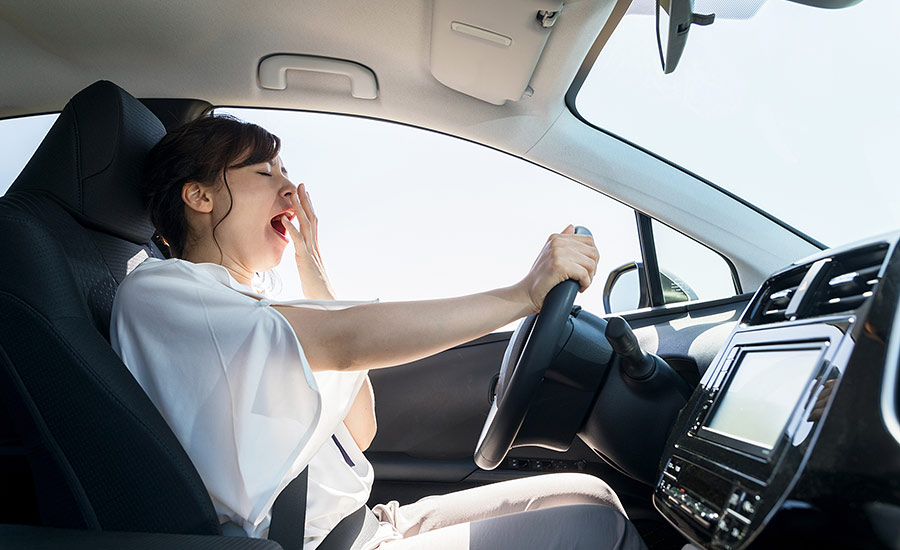
#> input picture ISHN0619_C3_pic.jpg, 900 x 550 px; its folder holds only this picture in this run
$ python -i train_model_sklearn.py   (imports and definitions only)   (older library calls are emulated)
#> lines starting #> are read from the running program, lines starting #| are printed output that depends on the picture
#> further down, picture is the input picture: shape (550, 900, 3); mean B, G, R 137.4, 134.5, 131.1
# Training script using scikit-learn (simpler alternative)
import numpy as np
import os
import json
import cv2
import pickle
from sklearn.ensemble import RandomForestClassifier, GradientBoostingClassifier
from sklearn.preprocessing import StandardScaler
from sklearn.pipeline import Pipeline

def preprocess_eye_image(img, image_size=(86, 86)):
    """Preprocess eye image with CLAHE enhancement"""
    img = cv2.resize(img, image_size)
    lab = cv2.cvtColor(img, cv2.COLOR_BGR2LAB)
    l_channel, a_channel, b_channel = cv2.split(lab)
    clahe = cv2.createCLAHE(clipLimit=2.0, tileGridSize=(8, 8))
    l_channel = clahe.apply(l_channel)
    lab = cv2.merge((l_channel, a_channel, b_channel))
    return cv2.cvtColor(lab, cv2.COLOR_LAB2BGR)

def extract_features(img):
    """Extract advanced features: color histogram, edges, textures, and statistics"""
    gray = cv2.cvtColor(img, cv2.COLOR_BGR2GRAY)
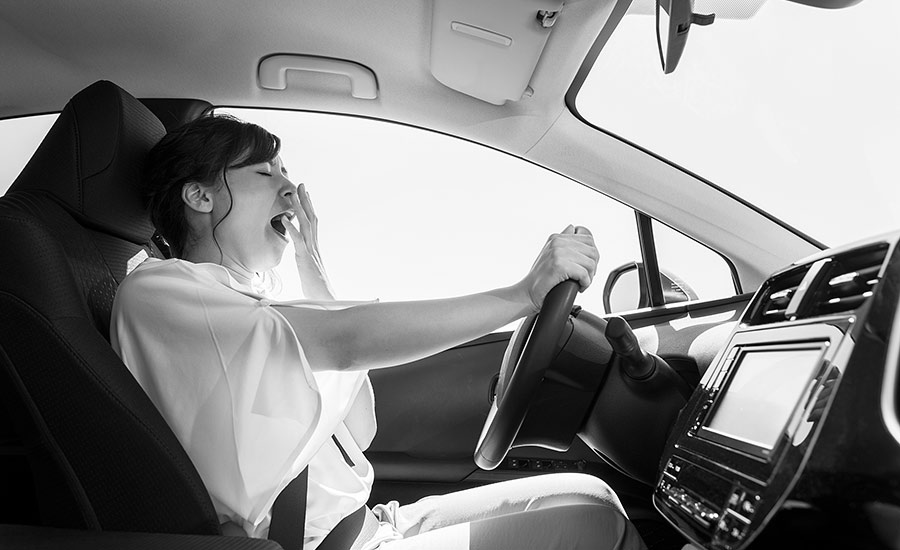
#> gray: shape (550, 900); min 0, max 255, mean 133.8

    # 1. Color histogram features (per channel)
    hist_b = cv2.calcHist([img], [0], None, [16], [0, 256])
#> hist_b = [27609, 68240, 39612, 19721, 22614, 19992, 15196, 16928, 18657, 23137, 24467, 19940, 12870, 18051, 24604, 123362]
    hist_g = cv2.calcHist([img], [1], None, [16], [0, 256])
#> hist_g = [51393, 62279, 29664, 17029, 18557, 19256, 13969, 14870, 16772, 23885, 26159, 24117, 16424, 22430, 19968, 118228]
    hist_r = cv2.calcHist([img], [2], None, [16], [0, 256])
#> hist_r = [83778, 45967, 19985, 14629, 19232, 17339, 12753, 12808, 15325, 17316, 26507, 32659, 22194, 19756, 75720, 59032]
    hist = np.concatenate([hist_b.flatten(), hist_g.flatten(), hist_r.flatten()])
#> hist = 48 values, max 123362 at index 15, min 12753 at index 38, mean 30937.5

    # 2. Edge features using Sobel
    sobel_x = cv2.Sobel(gray, cv2.CV_64F, 1, 0, ksize=3)
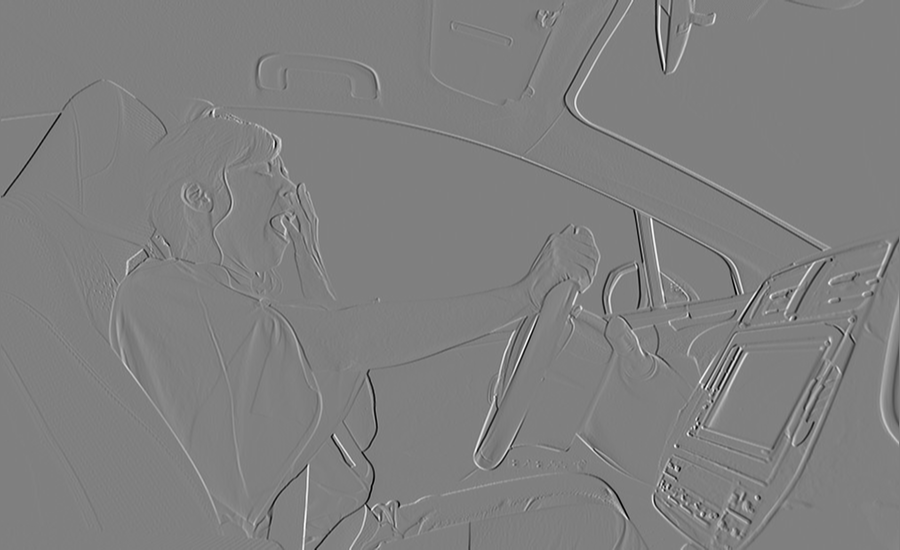
#> sobel_x: shape (550, 900) float64; min -996, max 991, mean 0.9; drawn with min black and max white
    sobel_y = cv2.Sobel(gray, cv2.CV_64F, 0, 1, ksize=3)
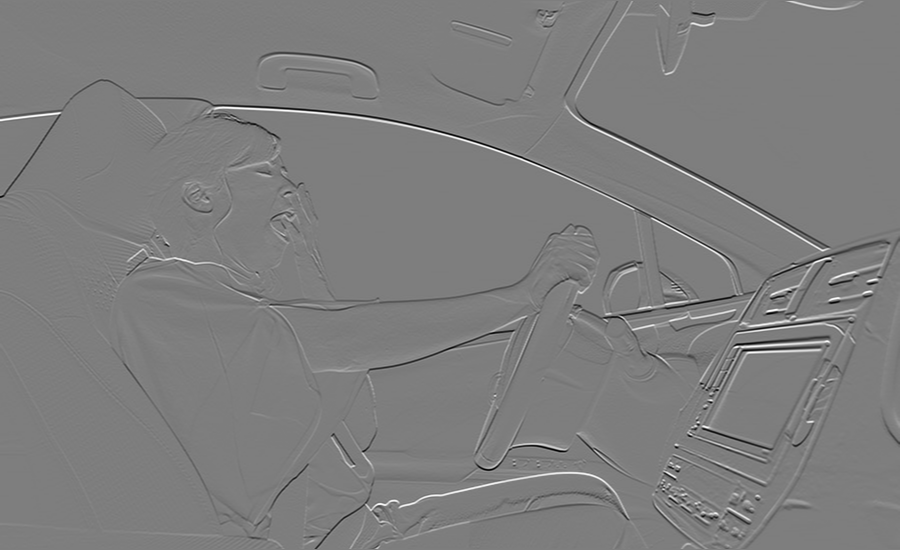
#> sobel_y: shape (550, 900) float64; min -990, max 1012, mean -1; drawn with min black and max white
    edge_magnitude = np.sqrt(sobel_x**2 + sobel_y**2)
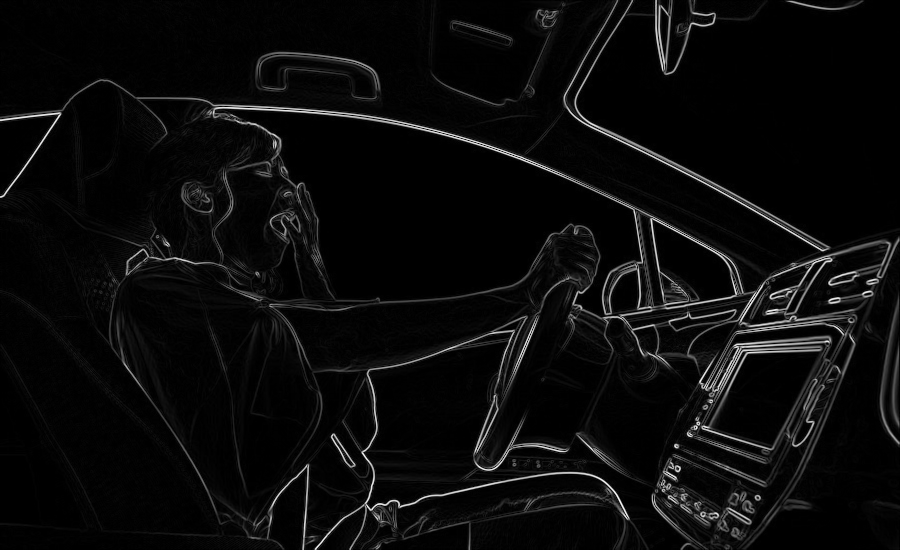
#> edge_magnitude: shape (550, 900) float64; min 0, max 1097.5, mean 49; drawn with min black and max white
    edge_features = np.array([
        np.mean(edge_magnitude),
        np.std(edge_magnitude),
        np.sum(edge_magnitude),
    ])
#> edge_features = [48.96, 122.4, 24236789.9]

    # 3. Statistical features
    stats = np.array([
        np.mean(gray),
        np.std(gray),
        np.min(gray),
        np.max(gray),
        np.percentile(gray, 25),
        np.percentile(gray, 50),
        np.percentile(gray, 75),
    ])
#> stats = [133.8, 90.7, 0, 255, 34, 147, 234]

    # 4. Texture features using Laplacian
    laplacian = cv2.Laplacian(gray, cv2.CV_64F)
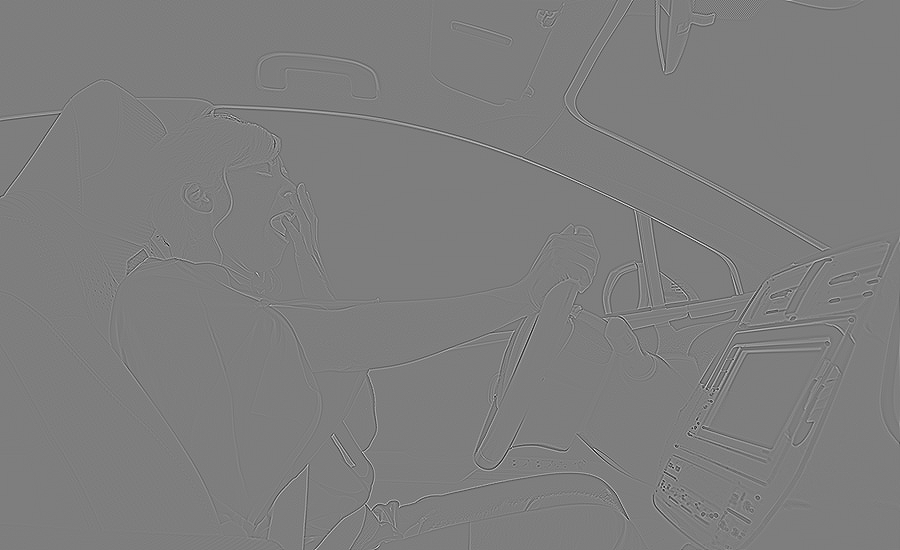
#> laplacian: shape (550, 900) float64; min -563, max 575, mean 0; drawn with min black and max white
    texture = np.array([
        np.mean(np.abs(laplacian)),
        np.std(laplacian),
    ])
#> texture = [12.61, 35.49]

    # Combine all features
    features = np.concatenate([hist, edge_features, stats, texture])
#> features = 60 values, max 24236789.9 at index 50, min 0 at index 53, mean 428715.1
    return features.astype(np.float32)

def load_images(folder, image_size=(86, 86)):
    """Load images and extract features"""
    features_list = []
    labels = []
    class_names = []

    folder = os.path.abspath(folder)
    class_dirs = [name for name in sorted(os.listdir(folder)) if os.path.isdir(os.path.join(folder, name))]

    for class_idx, foldername in enumerate(class_dirs):
        loc = os.path.join(folder, foldername)
        class_names.append(foldername)
        loaded_count = 0

        for filename in os.listdir(loc):
            img_path = os.path.join(loc, filename)
            try:
                img = cv2.imread(img_path)
                if img is None:
                    continue
                img = preprocess_eye_image(img, image_size)
                if img.shape == (image_size[1], image_size[0], 3):
                    features = extract_features(img)
                    features_list.append(features)
                    labels.append(class_idx)
                    loaded_count += 1
                    if loaded_count % 500 == 0:
                        print(f"  Loaded {loaded_count} images from {foldername}...", end='\r')
            except Exception as e:
                print(f"Error loading {img_path}: {e}")
                continue

        print(f"Loaded class: {foldername} ({loaded_count} images)")

    return np.array(features_list, dtype=np.float32), np.array(labels), class_names

# Load data from archive folder
# [1 line not run here, left out]
folder = os.path.abspath("./archive")
# [2 lines not run here, left out]

# [1 line that did not run here, left out]
# [5 lines not run here, left out]

# Shuffle data before splitting (CRITICAL for balanced train/test)
rng = np.random.default_rng(42)
# [1 line that did not run here, left out]
# [1 line that did not run here, left out]
# [1 line that did not run here, left out]

# [1 line that did not run here, left out]
# [1 line that did not run here, left out]
# [1 line that did not run here, left out]

# [6 lines not run here, left out]
scaler = StandardScaler()
# [1 line that did not run here, left out]
# [1 line that did not run here, left out]

# Train Gradient Boosting classifier (better generalization)
# [1 line not run here, left out]
model = GradientBoostingClassifier(
    n_estimators=200,
    learning_rate=0.05,
    max_depth=5,
    subsample=0.8,
    random_state=42,
    verbose=1
)
# [1 line not run here, left out]

# Evaluate
# [1 line that did not run here, left out]
# [1 line that did not run here, left out]
# [2 lines not run here, left out]

# Get feature importance
# [1 line that did not run here, left out]
# [1 line that did not run here, left out]
# [36 lines not run here, left out]

>>> import cv2
>>> picture = cv2.imread('ISHN0619_C3_pic.jpg')
>>> result = extract_features(picture)
#> result = 60 values, max 24236790 at index 50, min 0 at index 53, mean 428715
